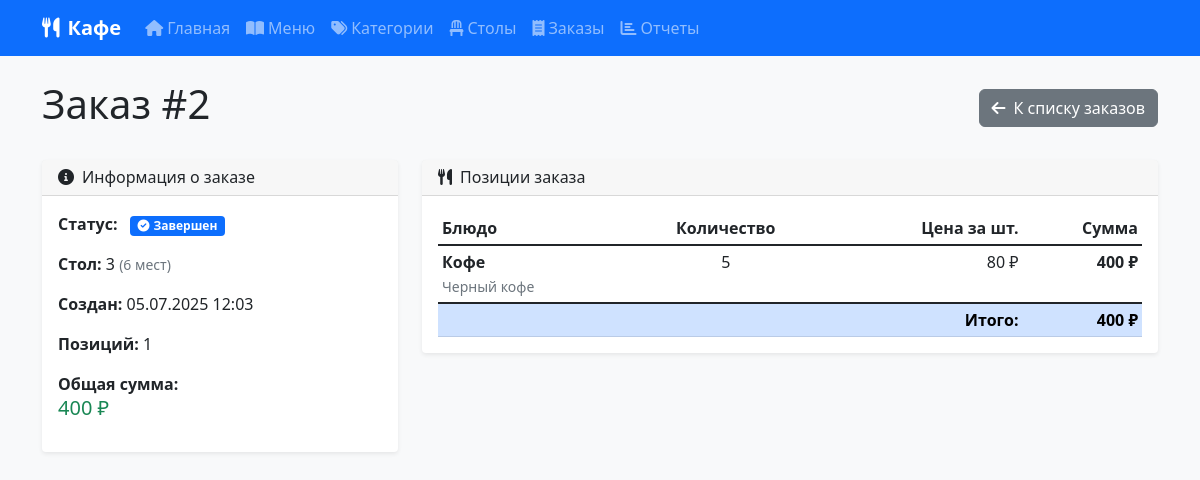
/orders/2, run on the app's committed database.
### simple_app.py (models this page shows, shortened)
class Order(db.Model):
    __tablename__ = 'orders'
    id = db.Column(db.Integer, primary_key=True)
    table_id = db.Column(db.Integer, db.ForeignKey('tables.id'), nullable=False)
    customer_name = db.Column(db.String(100))
    status = db.Column(db.String(20), default='pending')  # pending, preparing, ready, completed
    total_amount = db.Column(db.Float, default=0.0)
    created_at = db.Column(db.DateTime, default=datetime.utcnow)
    table = db.relationship('Table', backref='orders')
    order_items = db.relationship('OrderItem', backref='order', lazy=True, cascade='all, delete-orphan')

class Table(db.Model):
    __tablename__ = 'tables'
    id = db.Column(db.Integer, primary_key=True)
    number = db.Column(db.Integer, unique=True, nullable=False)
    capacity = db.Column(db.Integer, nullable=False)
    is_occupied = db.Column(db.Boolean, default=False)

class OrderItem(db.Model):
    __tablename__ = 'order_items'
    id = db.Column(db.Integer, primary_key=True)
    order_id = db.Column(db.Integer, db.ForeignKey('orders.id'), nullable=False)
    menu_item_id = db.Column(db.Integer, db.ForeignKey('menu_items.id'), nullable=False)
    quantity = db.Column(db.Integer, nullable=False)
    price = db.Column(db.Float, nullable=False)
    menu_item = db.relationship('MenuItem', backref='order_items')
    @property
    def total_price(self):
        return self.quantity * self.price

class MenuItem(db.Model):
    __tablename__ = 'menu_items'
    id = db.Column(db.Integer, primary_key=True)
    name = db.Column(db.String(100), nullable=False)
    description = db.Column(db.Text)
    price = db.Column(db.Float, nullable=False)
    category_id = db.Column(db.Integer, db.ForeignKey('categories.id'), nullable=False)
    is_available = db.Column(db.Boolean, default=True)

### simple_app.py (the view)
@app.route('/orders/<int:order_id>')
def order_details(order_id):
    order = Order.query.get_or_404(order_id)
    return render_template('simple/order_details.html', order=order)

### templates/simple/order_details.html (shortened to what this page needs)
{% extends "simple/base.html" %}
{% block content %}
<div class="row">
    <div class="col-12">
        <div class="d-flex justify-content-between align-items-center mb-4">
            <h1>Заказ #{{ order.id }}</h1>
            <a href="{{ url_for('orders') }}" class="btn btn-secondary">
                <i class="fas fa-arrow-left me-2"></i>К списку заказов
            </a>
        </div>
    </div>
</div>
<div class="row">
    <div class="col-lg-4 mb-4">
        <div class="card">
            <div class="card-header">
                <h6 class="card-title mb-0">
                    <i class="fas fa-info-circle me-2"></i>Информация о заказе
                </h6>
            </div>
            <div class="card-body">
                <div class="mb-3">
                    <strong>Статус:</strong>
                    <span class="badge bg-{% if order.status == 'pending' %}warning{% elif order.status == 'preparing' %}info{% elif order.status == 'ready' %}success{% elif order.status == 'completed' %}primary{% else %}secondary{% endif %} ms-2">
                        {% if order.status == 'pending' %}
                            <i class="fas fa-clock me-1"></i>Ожидает
                        {% elif order.status == 'preparing' %}
                            <i class="fas fa-fire me-1"></i>Готовится
                        {% elif order.status == 'ready' %}
                            <i class="fas fa-check me-1"></i>Готов
                        {% elif order.status == 'completed' %}
                            <i class="fas fa-check-circle me-1"></i>Завершен
                        {% endif %}
                    </span>
                </div>
                <div class="mb-3">
                    <strong>Стол:</strong> {{ order.table.number }}
                    <small class="text-muted">({{ order.table.capacity }} мест)</small>
                </div>
                <div class="mb-3">
                    <strong>Создан:</strong> {{ order.created_at.strftime('%d.%m.%Y %H:%M') }}
                </div>
                <div class="mb-3">
                    <strong>Позиций:</strong> {{ order.order_items|length }}
                </div>
                <div class="mb-3">
                    <strong>Общая сумма:</strong>
                    <h5 class="text-success mb-0">{{ "%.0f"|format(order.total_amount) }} ₽</h5>
                </div>
            </div>
        </div>
    </div>
    <div class="col-lg-8">
        <div class="card">
            <div class="card-header">
                <h6 class="card-title mb-0">
                    <i class="fas fa-utensils me-2"></i>Позиции заказа
                </h6>
            </div>
            <div class="card-body">
                {% if order.order_items %}
                    <div class="table-responsive">
                        <table class="table table-sm mb-0">
                            <thead>
                                <tr>
                                    <th>Блюдо</th>
                                    <th class="text-center">Количество</th>
                                    <th class="text-end">Цена за шт.</th>
                                    <th class="text-end">Сумма</th>
                                </tr>
                            </thead>
                            <tbody>
                                {% for item in order.order_items %}
                                <tr>
                                    <td>
                                        <strong>{{ item.menu_item.name }}</strong>
                                        {% if item.menu_item.description %}
                                            <br><small class="text-muted">{{ item.menu_item.description }}</small>
                                        {% endif %}
                                    </td>
                                    <td class="text-center">{{ item.quantity }}</td>
                                    <td class="text-end">{{ "%.0f"|format(item.price) }} ₽</td>
                                    <td class="text-end"><strong>{{ "%.0f"|format(item.total_price) }} ₽</strong></td>
                                </tr>
                                {% endfor %}
                            </tbody>
                            <tfoot>
                                <tr class="table-primary">
                                    <th colspan="3" class="text-end">Итого:</th>
                                    <th class="text-end">{{ "%.0f"|format(order.total_amount) }} ₽</th>
                                </tr>
                            </tfoot>
                        </table>
                    </div>
                {% else %}
                    <p class="text-muted mb-0">В заказе нет позиций</p>
                {% endif %}
            </div>
        </div>
    </div>
</div>
{% endblock %}

### templates/simple/base.html (style rules this page uses)
body { background-color: #f8f9fa; }
.card { border: none; box-shadow: 0 0.125rem 0.25rem rgba(0, 0, 0, 0.075); }
.btn { border-radius: 0.375rem; }
.table th { border-top: none; font-weight: 600; }

### data on the page
Order: id "2", created_at "05.07.2025 12:03", total_amount "400"
Table: table.number "3", table.capacity "6"
OrderItem: menu_item.name "Кофе", menu_item.description "Черный кофе", quantity "5", price "80", total_price "400"

### other printed values
{{ order.order_items|length }} "1"
